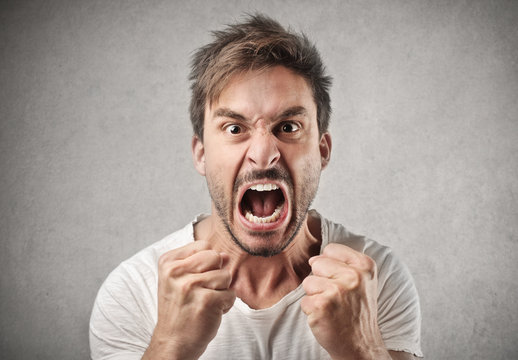
#> input picture Data/Class/angry/Test_1.jpg, 518 x 360 px, found by its file name; its folder holds only this picture in this run
$ python Knn_LBP_new.py
#> lines starting #> are read from the running program, lines starting #| are printed output that depends on the picture
### data_preprocess.py
import argparse
import numpy as np
import matplotlib.pyplot as plt
from keras.datasets import mnist, boston_housing
from sklearn.model_selection import train_test_split
import os
import cv2
import numpy as np
from PIL import Image


# [186 lines left out: functions load_facial_emotion, load_and_process_data_emotion_test, load_facial_emotion_test_data, load_and_process_data_emotion_test_lbp, load_facial_emotion_test_data_lbp, load_facial_emotion_new, not called in this run]


def get_pixel(img, center, x, y):
    new_value = 0

    try:
        # If local neighbourhood pixel
        # value is greater than or equal
        # to center pixel values then
        # set it to 1
        if img[x][y] >= center:
            new_value = 1

    except:
        # Exception is required when
        # neighbourhood value of a center
        # pixel value is null i.e. values
        # present at boundaries.
        pass

    return new_value


def lbp_calculated_pixel(img, x, y):
    center = img[x][y]

    val_ar = []

    # top_left
    val_ar.append(get_pixel(img, center, x - 1, y - 1))

    # top
    val_ar.append(get_pixel(img, center, x - 1, y))

    # top_right
    val_ar.append(get_pixel(img, center, x - 1, y + 1))

    # right
    val_ar.append(get_pixel(img, center, x, y + 1))

    # bottom_right
    val_ar.append(get_pixel(img, center, x + 1, y + 1))

    # bottom
    val_ar.append(get_pixel(img, center, x + 1, y))

    # bottom_left
    val_ar.append(get_pixel(img, center, x + 1, y - 1))

    # left
    val_ar.append(get_pixel(img, center, x, y - 1))

    # Now, we need to convert binary
    # values to decimal
    power_val = [1, 2, 4, 8, 16, 32, 64, 128]

    val = 0

    for i in range(len(val_ar)):
        val += val_ar[i] * power_val[i]

    return val


def apply_lbp_onimage(img_gray):
    img_lbp = np.zeros((48, 48),
                       np.uint8)

    for i in range(0, 48):
        for j in range(0, 48):
            img_lbp[i, j] = lbp_calculated_pixel(img_gray, i, j)
    return img_lbp


def load_facial_emotion_lbp():
    """Generate the Facial Emotion training and test sets.

    This method loads the full Facial Emotion dataset, selects out two of the numbers for use
    in the training and test sets, creates the training and test sets (both x and y),
    then scales down the train and test sets to num_train training points and
    num_test test points.

    Args:
        num1: The first Facial Emotion to use in the train/test sets.
        num2: The second Facial Emotion to use in the train/test sets.
        num_train: The number of training points to return.
        num_test: The number of test points to return.
    Returns:
        Train and test tuples (x, y), and the dictionary that maps 1/-1 to the actual values.
    """
    # Get the number of training and test samples for each class
    # num_train_class = num_train // 2
    # num_test_class = num_test // 2

    # C:\Users\LAX\OneDrive\Documents\Final_year_project_new\FacialEmotionClassificationNew\FacialEmotionClassificationNew\Data\images\train
    data_dir = r'C:\Users\LAX\OneDrive\Documents\Final_year_project_new\FacialEmotionClassificationNew\FacialEmotionClassificationNew\Data\images\train'  # Replace with the path to your image dataset
    emotion_labels = ['angry', 'disgust', 'fear', 'happy', 'sad', 'surprise', 'neutral']
    X_feature = []
    y_feature = []

    # desc = LocalBinaryPatterns(128, 10)

    for label_id, emotion in enumerate(emotion_labels):
        label_dir = os.path.join(data_dir, emotion)
        for image_filename in os.listdir(label_dir):
            image_path = os.path.join(label_dir, image_filename)
            image = cv2.imread(image_path, cv2.IMREAD_GRAYSCALE)  # Load the image in grayscale
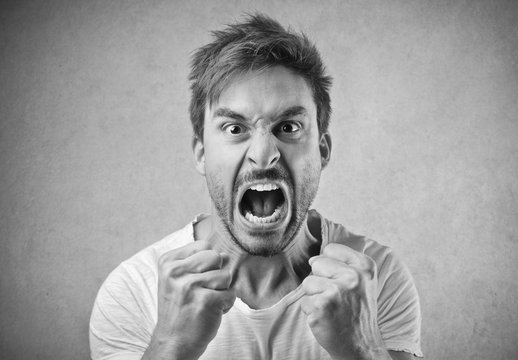
#> image: shape (360, 518); min 0, max 255, mean 157.8
            image = cv2.resize(image, (48, 48))
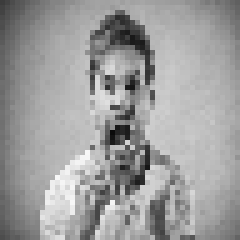
#> image: shape (48, 48) (shown 5 times larger); min 11, max 248, mean 157.1
            # [6 lines of commented-out code are left out]
            image = apply_lbp_onimage(image)
#> the loop in apply_lbp_onimage, `for i in range(0, 48):` made 48 passes
#> after the loop in apply_lbp_onimage, `for i in range(0, 48):`:
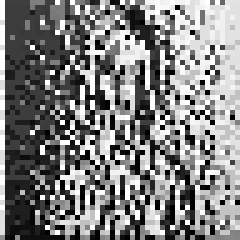
#> img_lbp: shape (48, 48) (shown 5 times larger); min 0, max 255, mean 128.4
            # cv2.imwrite(image_filename.split(".")[0] + "_lbp.jpg", image)
            # cv2.waitKey()
            # cv2.destroyAllWindows()
            # Resize the image to a common size, e.g., 48x48 pixels
            X_feature.append(image)  # Flatten the image into a 1D array
            y_feature.append(label_id)

        X = np.array(X_feature)
        y = np.array(y_feature)

    # Step 2: Split the dataset into training and testing sets
    x_train, x_test, y_train, y_test = train_test_split(X, y, test_size=0.4, random_state=42)

    return (x_train, y_train), (x_test, y_test)


# [208 lines left out: functions hr_vr, reduce_features, linear_mapping, l2_normalization, generate_angles, plot_by_class_1d and 3 more, not called in this run]


def load_and_process_data_emotion_lbp():
    """Load the EMOTION data (x and y; train and test) and preprocess both the train and test sets.

    Args:
        first_number: The first EMOTION number to use in the train/test sets.
        second_number: The second EMOTION number to use in the train/test sets.
        train_samples: The number of training samples to return.
        test_samples: The number of test samples to return.
    Returns:
        The training and test thetas, training and test normalized X values,
        training and test Y values, and the dictionary mapping the (1/-1) values
        to the actual values they represent.
    """
    # Get the training and test data
    (x_train, y_train), (x_test, y_test) = load_facial_emotion_lbp()

    # Preprocess the train and test data, both thetas and normalized
    thetas_train, normalized_train = preprocess_data_emotion(x_train)
    thetas_test, normalized_test = preprocess_data_emotion(x_test)

    return thetas_train, normalized_train, y_train, thetas_test, normalized_test, y_test


# [17 lines that do not run on import are left out]

### Knn_LBP_new.py
import argparse  # The argparse module provides a powerful and user-friendly way to parse arguments passed to your script from the command line.
from sklearn.neighbors import KNeighborsClassifier
from sklearn.svm import SVC
from data_preprocess import load_and_process_data_emotion, load_and_process_data_emotion_new ,load_and_process_data_emotion_test,load_and_process_data_emotion_lbp,load_and_process_data_emotion_test_lbp
from sklearn.impute import KNNImputer #  imports the KNNImputer class from the impute submodule of the scikit-learn library.
import featureExtractor as fe
import cv2
import matplotlib.pyplot as plt
import numpy as np
import pandas as pd  # Pandas is a powerful and popular library for data analysis and manipulation.
import seaborn as sns   #  to create statistical data visualizations.

def knnValueImputer(input_data):
    # create an object for KNNImputer
    imputer = KNNImputer(n_neighbors=1)  # To impute the missing value in given test data by the value of n_neighbors = 1
    output_data = imputer.fit_transform(input_data)
    return output_data


def plotconfusion(y_actu, y_pred ):
    from sklearn.metrics import confusion_matrix

    # cm = confusion matrix
    cm = confusion_matrix(y_actu, y_pred)

    df_confusion = pd.crosstab(y_actu, y_pred)
    print(df_confusion)
    df_conf_norm = df_confusion.div(df_confusion.sum(axis=1), axis="index")

    #  def plot_confusion_matrix(df_confusion, title='Confusion matrix', cmap=plt.cm.gray_r):


    sns.heatmap(cm,
                annot=True,
                fmt='g',
                xticklabels=['angry', 'disgust', 'fear', 'happy', 'sad', 'surprise', 'neutral'],
                yticklabels=['angry', 'disgust', 'fear', 'happy', 'sad', 'surprise', 'neutral'])
    plt.ylabel('Prediction', fontsize=13)
    plt.xlabel('Actual', fontsize=13)
    plt.title('Confusion Matrix', fontsize=17)
    plt.show()


if __name__ == '__main__':
    # Create an argument for the script to select the dataset

    parser = argparse.ArgumentParser(description='Process some integers.')
    parser.add_argument('-d', '--dataset', help='Choose one of the datasets:emotion', choices=['emotion'], default='emotion')
    args = parser.parse_args()

    if args.dataset == 'emotion':

        # Number of (train, test) points for knn circuit and load data
        M, N = 128, 30
        # _, x_train, y_train, _, x_test, y_test, unique_map = load_and_process_data_emotion(first, second, M, N)
#> (the run stopped early here; a loop or call above may not have finished)
